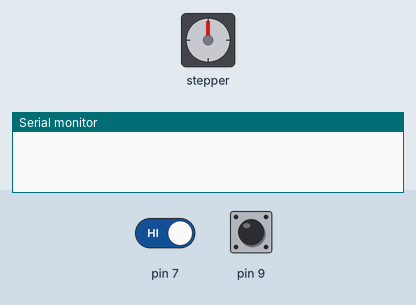
The sketch below on a simulated Arduino Uno, built with avr-gcc and run on an emulated ATmega328P. Parts: stepper motor, the last lines printed to the serial monitor. The test bench sets the inputs (shaded band); at power-on: pin 7 HIGH, pin 9 HIGH. Stepper angles assume 2048 steps per turn.

Above: at 1.2 s.
1.3 s: pin 7 driven LOW and pin 9 driven LOW
At 2.2 s:
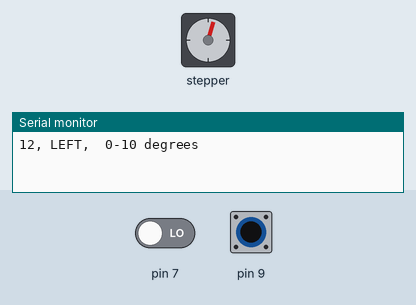
4.3 s: pin 7 driven HIGH
6.9 s: pin 7 driven LOW
At 7.05 s:
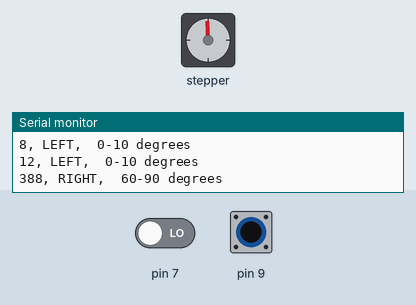
At 8.4 s:
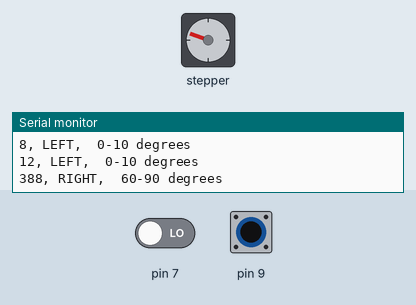
9.9 s: pin 9 pulsed HIGH 5 times (0.12 s each, 0.3 s apart)
17.3 s: pin 9 driven HIGH
20.1 s: pin 9 driven LOW
At 21.4 s:
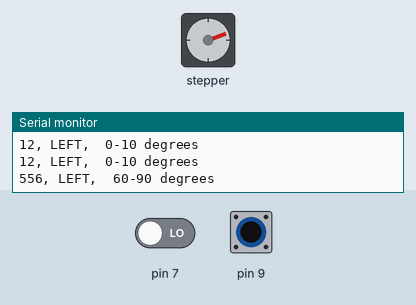
Timing chart, 0 to 24.1 s (numbered marks = the images above; inputs shaded):
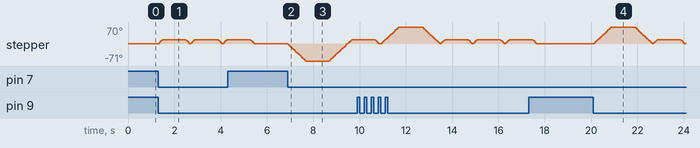

The sketch:

SoundDetector.ino
```cpp
#include <Stepper.h>

const int stepsPerRevolution = 2048;  // change this to fit the number of steps per revolution

// initialize the stepper library on pins 8 through 11:
Stepper myStepper(stepsPerRevolution, 2, 3, 4, 5);

void setup() {

  // set the speed at 60 rpm:
  myStepper.setSpeed(15);

  Serial.begin(9600);
}

long lastSound = micros();
boolean heardSound1 = false;
boolean heardSound2 = false;
long sound1time = 0;
long sound2time = 0;
int firstSound = 0;

void loop() {

  if( (micros() - lastSound) > 1000 ) {
    heardSound1 = false;
    heardSound2 = false;
    firstSound = 0;
  }
  if( !heardSound1 && !heardSound2) {

    if( digitalRead(9) == 0 ) {

      heardSound1 = true;
      sound1time = micros();
      firstSound = 1;
      lastSound = sound1time;
    }
    if( digitalRead(7) == 0 ) {

      heardSound1 = true;
      sound1time= micros();
      firstSound = 2;
      lastSound = sound1time;
    }
  }

  if( heardSound1 && !heardSound2) {

    if( firstSound == 2 && digitalRead(9) == 0 ) {

      heardSound2 = true;
      sound2time = micros();
    }
    if( firstSound == 1 && digitalRead(7) == 0 ) {

      heardSound2 = true;
      sound2time = micros();
    }
  }

  if( heardSound1 && heardSound2) {

    int delta = abs(sound1time - sound2time);
    int direction = 0;
    int steps = 0;
    int maxDelta = 1000;
    Serial.print(delta);
    if (firstSound == 1) {
      Serial.print(", RIGHT, ");
      direction = -1;
    }
    else {
      Serial.print(", LEFT, ");
      direction = 1;
    }
    if (delta < maxDelta/10) {
      Serial.println(" 0-10 degrees");
      steps = 100;
    }
    if (delta >= maxDelta/10 &&  delta < maxDelta/5) {
      Serial.println(" 10-30 degrees");
      steps = 200;
    }
    if (delta >= maxDelta/5 && delta < maxDelta/3) {
      Serial.println(" 30-60 degrees");
      steps = 300;
    }
    if (delta >= maxDelta/3) {
      Serial.println(" 60-90 degrees");
      steps = 400;
    }
    firstSound = 0;
    heardSound1 = false;
    heardSound2 = false;
    myStepper.step(steps * direction);
    delay(1000);
    myStepper.step(steps * direction * (-1));
  }
}
```

Measured:
- after the input at 1.3 s, stepper: turns 17° clockwise in 0.20 s, then 16° counter-clockwise in 0.16 s, then 16° clockwise in 0.16 s, then 16° counter-clockwise in 0.16 s, and so on
- after the input at 6.9 s, stepper: turns 71° counter-clockwise in 0.79 s, then 88° clockwise in 0.97 s
- after the input at 20.1 s, stepper: turns 70° clockwise in 0.79 s, then 69° counter-clockwise in 0.75 s, then 16° clockwise in 0.16 s, then 16° counter-clockwise in 0.16 s, and so on
